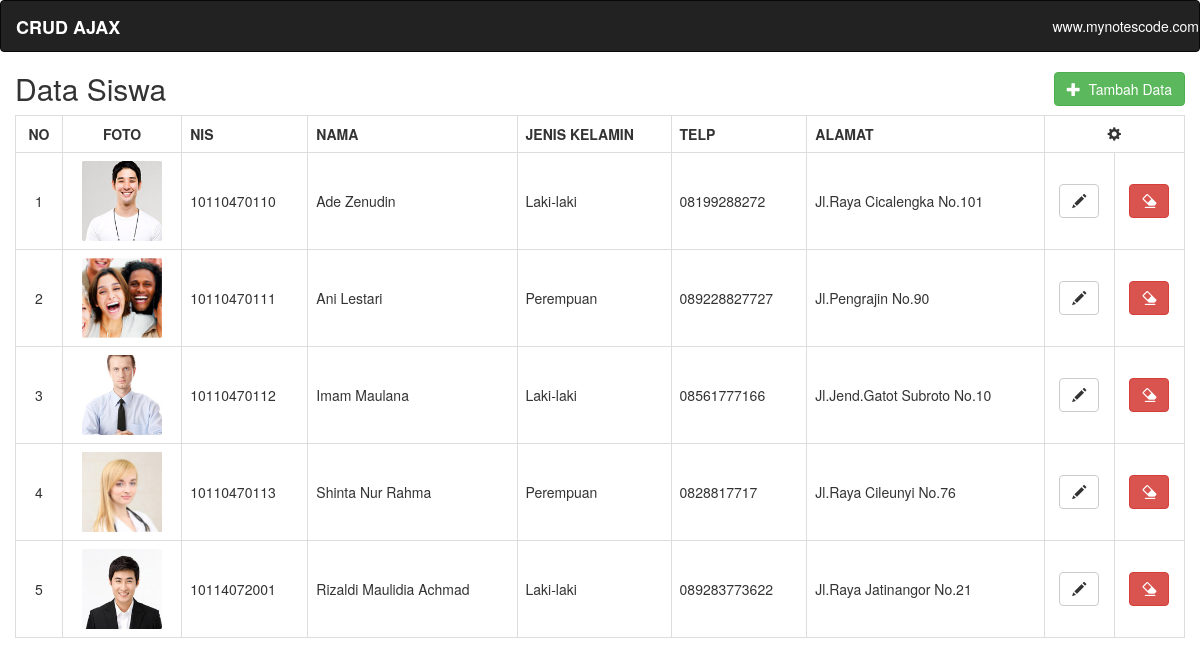
The page / on the database its author committed.
### tables this page shows
CREATE TABLE IF NOT EXISTS `siswa` (
  `nis` varchar(11) NOT NULL,
  `nama` varchar(50) NOT NULL,
  `jenis_kelamin` varchar(10) NOT NULL,
  `telp` varchar(15) NOT NULL,
  `alamat` text NOT NULL,
  `foto` varchar(20) NOT NULL,
  PRIMARY KEY (`nis`)
);

### view.php (the view, shortened to what this page needs)
<div class="table-responsive">
	<table class="table table-bordered">
		<tr>
			<th class="text-center">NO</th>
			<th class="text-center">FOTO</th>
			<th>NIS</th>
			<th>NAMA</th>
			<th>JENIS KELAMIN</th>
			<th>TELP</th>
			<th>ALAMAT</th>
			<th colspan="2" class="text-center"><span class="glyphicon glyphicon-cog"></span></th>
		</tr>
		<?php
		include "koneksi.php";
		$sql = $pdo->prepare("SELECT * FROM siswa");
		$sql->execute();
		$no = 1;
		while($data = $sql->fetch()){
		?>
			<tr>
				<td class="align-middle text-center"><?php echo $no; ?></td>
				<td class="align-middle text-center">
					<img src="foto/<?php echo $data['foto']; ?>" width="80" height="80">
				</td>
				<td class="align-middle"><?php echo $data['nis']; ?></td>
				<td class="align-middle"><?php echo $data['nama']; ?></td>
				<td class="align-middle"><?php echo $data['jenis_kelamin']; ?></td>
				<td class="align-middle"><?php echo $data['telp']; ?></td>
				<td class="align-middle"><?php echo $data['alamat']; ?></td>
				<td class="align-middle text-center">
					<a href="javascript:void();" data-toggle="modal" data-target="#form-modal" onclick="edit(<?php echo $no; ?>);" class="btn btn-default"><span class="glyphicon glyphicon-pencil"></span></a>
				</td>
				<td class="align-middle text-center">
					<a href="javascript:void();" data-toggle="modal" data-target="#delete-modal" onclick="hapus(<?php echo $no; ?>);" class="btn btn-danger"><span class="glyphicon glyphicon-erase"></span></a>
				</td>
			</tr>
		<?php
			$no++;
		}
		?>
	</table>
</div>

### index.php (shortened to what this page needs)
<!DOCTYPE html>
<html lang="en">
	<head>
		<link href="css/bootstrap.min.css" rel="stylesheet">
	</head>
	<body>
		<nav class="navbar navbar-inverse" role="navigation">
			<div class="container-fluid">
				<div class="navbar-header">
					<a class="navbar-brand" href="#" style="color: white;"><b>CRUD AJAX</b></a>
				</div>
				<p class="navbar-text navbar-right hidden-xs">
					<a href="http://www.mynotescode.com" style="color: white;" class="navbar-link">www.mynotescode.com</a>
				</p>
			</div>
		</nav>
		<div style="padding: 0 15px;">
			<button type="button" id="btn-tambah" data-toggle="modal" data-target="#form-modal" class="btn btn-success pull-right">
				<span class="glyphicon glyphicon-plus"></span> &nbsp;Tambah Data
			</button>
			<h2>Data Siswa</h2>
			<div id="view"><?php include "view.php"; ?></div>
		</div>
	</body>
</html>

### index.php (style rules this page uses)
.align-middle { vertical-align: middle !important; }

### rows shown on the page
siswa: foto (picture), nis "10110470110", nama "Ade Zenudin", jenis_kelamin "Laki-laki", telp "08199288272", alamat "Jl.Raya Cicalengka No.101"
siswa: foto (picture), nis "10110470111", nama "Ani Lestari", jenis_kelamin "Perempuan", telp "089228827727", alamat "Jl.Pengrajin No.90"
siswa: foto (picture), nis "10110470112", nama "Imam Maulana", jenis_kelamin "Laki-laki", telp "08561777166", alamat "Jl.Jend.Gatot Subroto No.10"
siswa: foto (picture), nis "10110470113", nama "Shinta Nur Rahma", jenis_kelamin "Perempuan", telp "0828817717", alamat "Jl.Raya Cileunyi No.76"
siswa: foto (picture), nis "10114072001", nama "Rizaldi Maulidia Achmad", jenis_kelamin "Laki-laki", telp "089283773622", alamat "Jl.Raya Jatinangor No.21"
